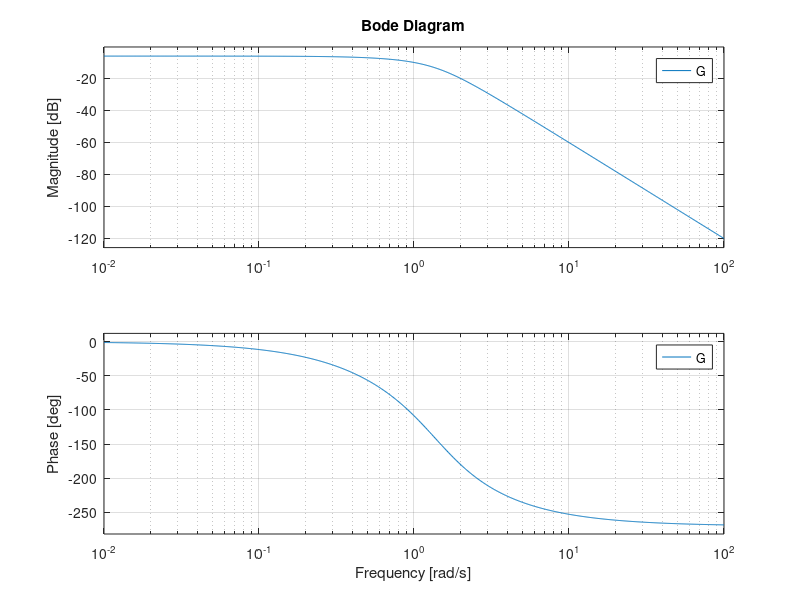
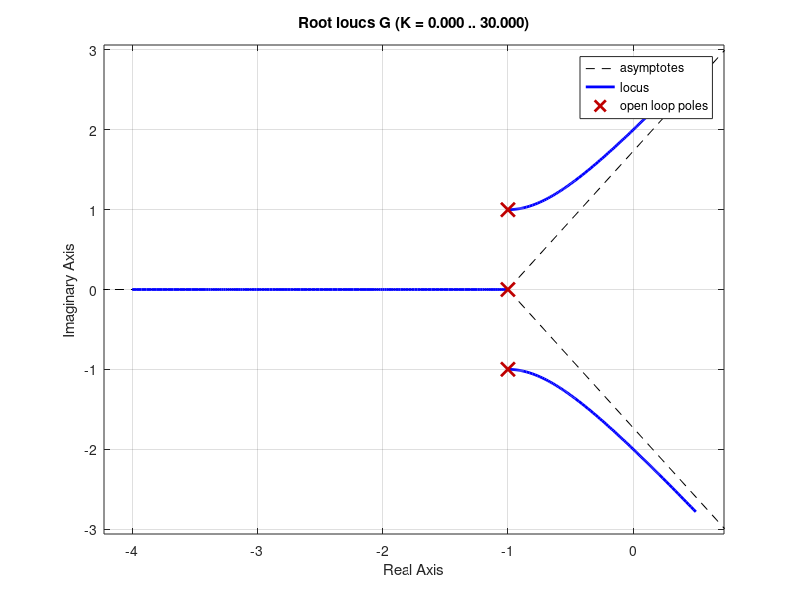
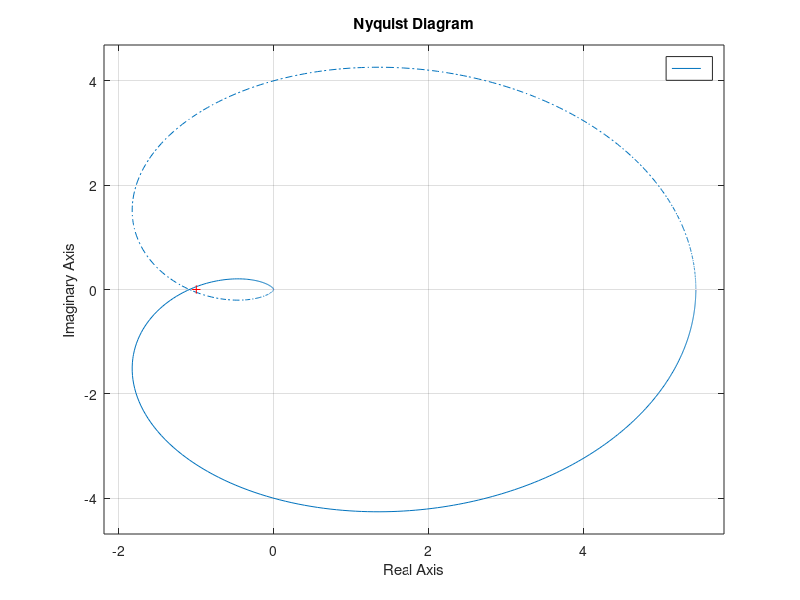

The MATLAB source for these figures, in order:
%% ECEN 4138 HW 10 problem 6.21
% Ian Faber

%% Housekeeping
clc; clear; close all;

%% Setup

s = tf('s');

G = 1/((s+1)*(s^2+2*s+2)); % a

minreal(zpk(G))

%% Plotting
figure
bode(G)

figure
rlocus(G)

figure
nyquist(10.89*G)



